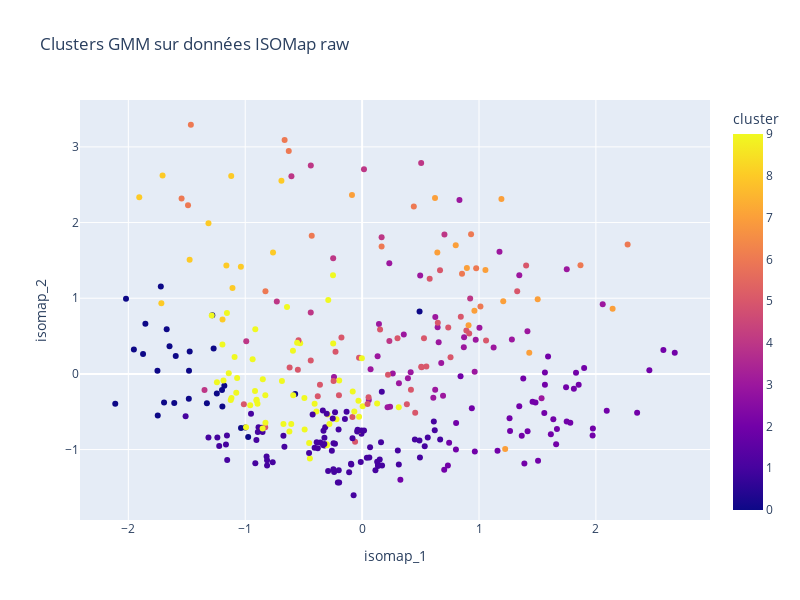
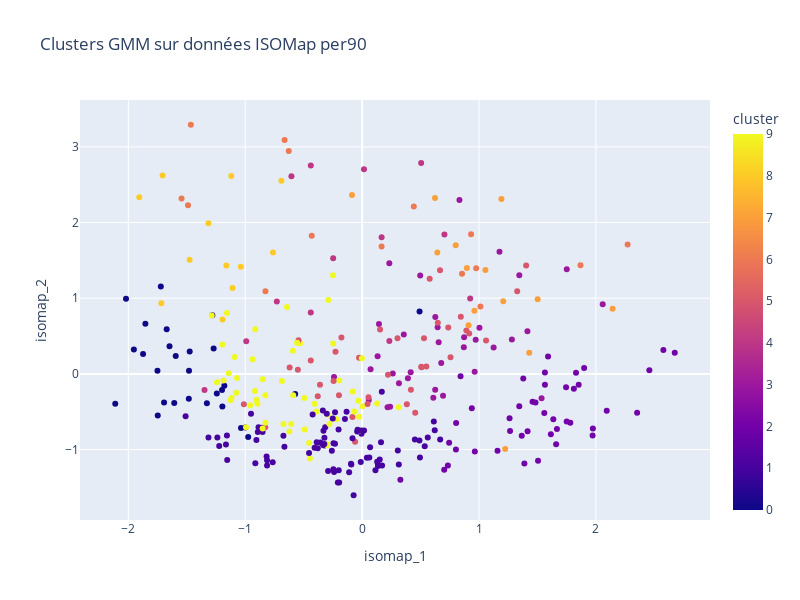

The notebook cell saved with these charts, in order:
### Markdown cell above
## Results Display

### Code cell
def print_results(X, column1, column2, data_name) :
    fig = px.scatter(
        X, 
        x= column1, 
        y= column2, 
        color='cluster', 
        hover_data=['player_name', 'positions'],  # ce qui s'affiche au survol
        title=f"Clusters GMM sur données {data_name}",
        width=800, 
        height=600,
        color_discrete_sequence= None
    )
    fig.show()

print_results(X_gmm_iso_raw, "isomap_1", "isomap_2", "ISOMap raw")
print_results(X_gmm_iso_per90, "isomap_1", "isomap_2", "ISOMap per90")

### Figure 1 — Plotly figure (JSON) as saved in the notebook; plotly's stock layout.template omitted (floating-point values rounded to 4 significant figures; data arrays with more than 128 entries replaced by an {"elided": "..."} marker saying what was removed)
{"data": [{"customdata": {"elided": "333x2 str values"}, "hovertemplate": "isomap_1=%{x}<br>isomap_2=%{y}<br>player_name=%{customdata[0]}<br>positions=%{customdata[1]}<br>cluster=%{marker.color}<extra></extra>", "legendgroup": "", "marker": {"color": {"elided": "333 int values"}, "coloraxis": "coloraxis", "symbol": "circle"}, "mode": "markers", "name": "", "orientation": "v", "showlegend": false, "type": "scatter", "x": {"elided": "333 float values"}, "xaxis": "x", "y": {"elided": "333 float values"}, "yaxis": "y"}], "layout": {"coloraxis": {"colorbar": {"title": {"text": "cluster"}}, "colorscale": [[0, "#0d0887"], [0.1111, "#46039f"], [0.2222, "#7201a8"], [0.3333, "#9c179e"], [0.4444, "#bd3786"], [0.5556, "#d8576b"], [0.6667, "#ed7953"], [0.7778, "#fb9f3a"], [0.8889, "#fdca26"], [1, "#f0f921"]]}, "height": 600, "legend": {"tracegroupgap": 0}, "title": {"text": "Clusters GMM sur données ISOMap raw"}, "width": 800, "xaxis": {"anchor": "y", "domain": [0, 1], "title": {"text": "isomap_1"}}, "yaxis": {"anchor": "x", "domain": [0, 1], "title": {"text": "isomap_2"}}}}

### Figure 2 — Plotly figure (JSON) as saved in the notebook; plotly's stock layout.template omitted (floating-point values rounded to 4 significant figures; data arrays with more than 128 entries replaced by an {"elided": "..."} marker saying what was removed)
{"data": [{"customdata": {"elided": "333x2 str values"}, "hovertemplate": "isomap_1=%{x}<br>isomap_2=%{y}<br>player_name=%{customdata[0]}<br>positions=%{customdata[1]}<br>cluster=%{marker.color}<extra></extra>", "legendgroup": "", "marker": {"color": {"elided": "333 int values"}, "coloraxis": "coloraxis", "symbol": "circle"}, "mode": "markers", "name": "", "orientation": "v", "showlegend": false, "type": "scatter", "x": {"elided": "333 float values"}, "xaxis": "x", "y": {"elided": "333 float values"}, "yaxis": "y"}], "layout": {"coloraxis": {"colorbar": {"title": {"text": "cluster"}}, "colorscale": [[0, "#0d0887"], [0.1111, "#46039f"], [0.2222, "#7201a8"], [0.3333, "#9c179e"], [0.4444, "#bd3786"], [0.5556, "#d8576b"], [0.6667, "#ed7953"], [0.7778, "#fb9f3a"], [0.8889, "#fdca26"], [1, "#f0f921"]]}, "height": 600, "legend": {"tracegroupgap": 0}, "title": {"text": "Clusters GMM sur données ISOMap per90"}, "width": 800, "xaxis": {"anchor": "y", "domain": [0, 1], "title": {"text": "isomap_1"}}, "yaxis": {"anchor": "x", "domain": [0, 1], "title": {"text": "isomap_2"}}}}
